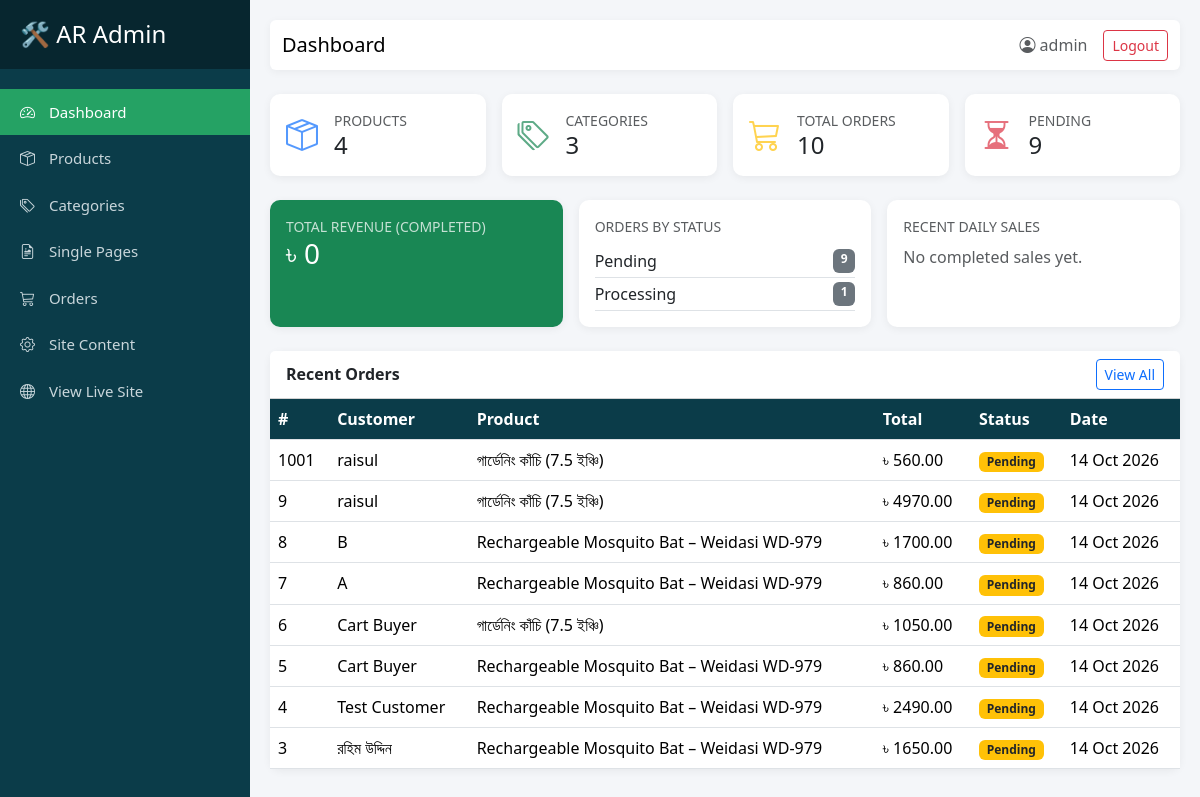
The app's page /dashboard/ (signed in), older data.
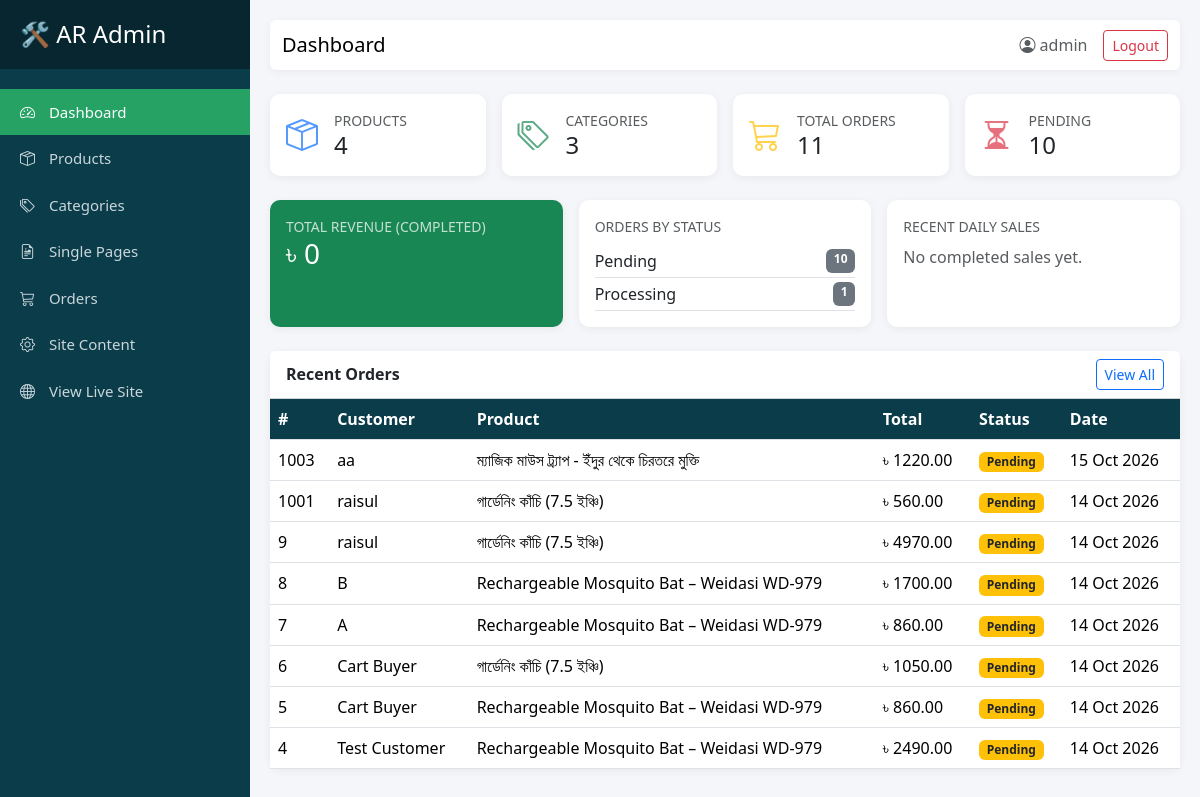
The same page, newer data.
### landingpage/models.py (models this page shows, shortened)
class Order(models.Model):
    STATUS_CHOICES = (
        ('Pending', 'Pending'),
        ('Processing', 'Processing'),
        ('Completed', 'Completed'),
        ('Cancelled', 'Cancelled'),
    )
    product = models.ForeignKey(Product, on_delete=models.SET_NULL, null=True, blank=True)
    landing_page = models.ForeignKey(SinglePage, on_delete=models.SET_NULL, null=True, blank=True, related_name='orders')
    package_name = models.CharField(max_length=255, blank=True, null=True)
    customer_name = models.CharField(max_length=100)
    phone_number = models.CharField(max_length=15)
    address = models.TextField()
    delivery_area = models.CharField(max_length=50, choices=[('Inside Dhaka', 'Inside Dhaka'), ('Outside Dhaka', 'Outside Dhaka')])
    quantity = models.IntegerField(default=1)
    sub_total = models.DecimalField(max_digits=10, decimal_places=2, default=0)
    delivery_charge = models.DecimalField(max_digits=10, decimal_places=2, default=0)
    total_bill = models.DecimalField(max_digits=10, decimal_places=2, default=0)
    status = models.CharField(max_length=20, choices=STATUS_CHOICES, default='Pending')
    created_at = models.DateTimeField(auto_now_add=True)

class Product(models.Model):
    title = models.CharField(max_length=200)
    slug = models.SlugField(max_length=200, unique=True, help_text="Unique URL link")
    description = models.TextField()
    regular_price = models.DecimalField(max_digits=10, decimal_places=2)
    discount_price = models.DecimalField(max_digits=10, decimal_places=2)
    image = models.ImageField(upload_to='products/', blank=True, null=True)
    video_url = models.URLField(blank=True, null=True, help_text="YouTube video embed link")
    delivery_inside_dhaka = models.IntegerField(default=60)
    delivery_outside_dhaka = models.IntegerField(default=120)
    category = models.ForeignKey(Category, on_delete=models.SET_NULL, null=True, blank=True, related_name='products')
    is_active = models.BooleanField(default=True, help_text="Uncheck to hide this product from the public site")
    badge = models.CharField(max_length=50, blank=True, help_text="Optional corner badge, e.g. 'বেস্ট সেলার' or 'নতুন'")
    rating = models.DecimalField(max_digits=2, decimal_places=1, default=5.0)
    reviews_count = models.IntegerField(default=0)
    highlights = models.TextField(blank=True, help_text="Enter one highlight per line. Shown in the product Quick View.")

class SinglePage(models.Model):
    title = models.CharField(max_length=200, help_text="Page title / Internal name")
    slug = models.SlugField(max_length=200, unique=True, help_text="Unique URL link, e.g. magic-mouse-trap")
    linked_product = models.ForeignKey(Product, on_delete=models.SET_NULL, null=True, blank=True, help_text="Optional linked product from inventory")
    is_active = models.BooleanField(default=True, help_text="Uncheck to temporarily hide this page")
    created_at = models.DateTimeField(auto_now_add=True)
    updated_at = models.DateTimeField(auto_now=True)
    announcement_text = models.CharField(max_length=255, default="🔥 সীমিত সময়ের অফার! স্টক শেষ হওয়ার আগেই অর্ডার করুন! 🔥")
    brand_name = models.CharField(max_length=100, blank=True, default="", help_text="Leave blank to use Site Name")
    header_cta_text = models.CharField(max_length=50, default="অর্ডার করুন")
    hero_title = models.CharField(max_length=255, default="ইঁদুরের যন্ত্রণায় অতিষ্ঠ? চিরতরে মুক্তি পান ম্যাজিক মাউস ট্র্যাপ দিয়ে!")
    hero_subtitle = models.TextField(blank=True, default="কোনো বিষ বা আঠা ছাড়া, ১০০% নিরাপদ এবং বারবার ব্যবহারযোগ্য।")
    hero_image = models.ImageField(upload_to='landingpages/', blank=True, null=True)
    video_url = models.URLField(blank=True, null=True, help_text="Optional YouTube embed link")
    auto_scroll_images = models.BooleanField(default=True, help_text="Automatically slide hero gallery images")
    auto_scroll_interval = models.PositiveIntegerField(default=3, help_text="Slide change interval in seconds")
    regular_price = models.DecimalField(max_digits=10, decimal_places=2, default=600)
    discount_price = models.DecimalField(max_digits=10, decimal_places=2, default=450)
    delivery_note = models.CharField(max_length=150, default="সারা বাংলাদেশে ক্যাশ অন ডেলিভারি!")
    hero_cta_text = models.CharField(max_length=50, default="এখনই অর্ডার করুন")
    features_title = models.CharField(max_length=200, default="কেন আমাদের মাউস ট্র্যাপ সেরা?")
    feature_1_icon = models.CharField(max_length=50, default="fas fa-leaf", help_text="FontAwesome icon class")
    feature_1_title = models.CharField(max_length=150, default="১০০% বিষমুক্ত ও নিরাপদ")
    feature_1_desc = models.TextField(default="বাচ্চা বা পোষা প্রাণীর জন্য কোনো ক্ষতিকর বিষ বা রাসায়নিক ব্যবহার করা হয়নি।")
    feature_2_icon = models.CharField(max_length=50, default="fas fa-sync-alt")
    feature_2_title = models.CharField(max_length=150, default="বারবার ব্যবহারযোগ্য")
    feature_2_desc = models.TextField(default="মজবুত প্লাস্টিক দিয়ে তৈরি, ধুয়ে বারবার ব্যবহার করা যায়। একবার কিনলেই চলবে বহুবছর।")
    feature_3_icon = models.CharField(max_length=50, default="fas fa-bolt")
    feature_3_title = models.CharField(max_length=150, default="তাত্ক্ষণিক সমাধান")
    feature_3_desc = models.TextField(default="শক্তিশালী স্প্রিং মেকানিজমের কারণে ইঁদুর ধরা পড়ে চোখের পলকে, পালানোর কোনো সুযোগ নেই।")
    feature_4_icon = models.CharField(max_length=50, default="fas fa-hand-sparkles")
    feature_4_title = models.CharField(max_length=150, default="পরিষ্কার করা সহজ")
    feature_4_desc = models.TextField(default="মৃত ইঁদুর হাত দিয়ে না ধরেই সহজে ফেলে দেওয়া যায়, যা অত্যন্ত স্বাস্থ্যকর।")
    delivery_inside_dhaka = models.IntegerField(default=60)
    delivery_outside_dhaka = models.IntegerField(default=120)
    form_title = models.CharField(max_length=200, default="অর্ডার কনফার্ম করতে নিচের ফর্মটি পূরণ করুন")
    submit_button_text = models.CharField(max_length=100, default="অর্ডার কনফার্ম করুন")
    footer_helpline = models.CharField(max_length=50, blank=True, default="", help_text="Leave blank to use Site Helpline")
    footer_email = models.CharField(max_length=100, blank=True, default="", help_text="Support email")
    footer_copyright = models.CharField(max_length=200, blank=True, default="")
    class Meta:
        ordering = ['-created_at']

### custom_admin/views.py (the view)
# urls.py: path('dashboard/', include('custom_admin.urls')),
@login_required(login_url='custom_admin:login')
@user_passes_test(is_staff_user, login_url='custom_admin:login')
def dashboard(request):
    total_products = Product.objects.count()
    total_categories = Category.objects.count()
    total_orders = Order.objects.count()
    pending_orders = Order.objects.filter(status='Pending').count()
    total_revenue = Order.objects.filter(status='Completed').aggregate(Sum('total_bill'))['total_bill__sum'] or 0
    recent_orders = Order.objects.select_related('product', 'landing_page').order_by('-created_at')[:8]
    orders_by_status = Order.objects.values('status').annotate(count=Count('id')).order_by('status')
    daily_sales = (
        Order.objects.filter(status='Completed')
        .annotate(day=TruncDate('created_at'))
        .values('day')
        .annotate(total=Sum('total_bill'))
        .order_by('-day')[:7]
    )
    context = {
        'total_products': total_products,
        'total_categories': total_categories,
        'total_orders': total_orders,
        'pending_orders': pending_orders,
        'total_revenue': total_revenue,
        'recent_orders': recent_orders,
        'orders_by_status': orders_by_status,
        'daily_sales': list(reversed(list(daily_sales))),
    }
    return render(request, 'custom_admin/dashboard.html', context)

### custom_admin/views.py (called while the page is built)
def is_staff_user(user):
    return user.is_active and user.is_staff

### custom_admin/templates/custom_admin/dashboard.html (shortened to what the changed rows need)
{% extends 'custom_admin/base.html' %}
{% block content %}
<div class="row g-3 mb-4">
    <div class="col-md-3 col-sm-6">
        <div class="card stat-card h-100">
            <div class="card-body d-flex align-items-center">
                <div>
                    <div class="text-muted text-uppercase small">Total Orders</div>
                    <div class="h4 mb-0">{{ total_orders }}</div>
                </div>
            </div>
        </div>
    </div>
    <div class="col-md-3 col-sm-6">
        <div class="card stat-card h-100">
            <div class="card-body d-flex align-items-center">
                <div>
                    <div class="text-muted text-uppercase small">Pending</div>
                    <div class="h4 mb-0">{{ pending_orders }}</div>
                </div>
            </div>
        </div>
    </div>
</div>
<div class="row g-3 mb-4">
    <div class="col-md-4">
        <div class="card stat-card h-100">
            <div class="card-body">
                {% for row in orders_by_status %}
                    <div class="d-flex justify-content-between border-bottom py-1">
                        <span>{{ row.status }}</span>
                        <span class="badge bg-secondary">{{ row.count }}</span>
                    </div>
                {% empty %}
                    <p class="text-muted mb-0">No orders yet.</p>
                {% endfor %}
            </div>
        </div>
    </div>
</div>
<div class="card stat-card">
    <div class="card-body p-0">
        <div class="table-responsive">
            <table class="table table-hover mb-0 align-middle">
                <thead>
                    <tr>
                        <th>#</th>
                        <th>Customer</th>
                        <th>Product</th>
                        <th>Total</th>
                        <th>Status</th>
                        <th>Date</th>
                    </tr>
                </thead>
                <tbody>
                    {% for order in recent_orders %}
                    <tr>
                        <td>{{ order.id }}</td>
                        <td>{{ order.customer_name }}</td>
                        <td>
                            {% if order.product %}
                                {{ order.product.title }}
                            {% elif order.landing_page %}
                                {{ order.landing_page.title }}
                            {% elif order.package_name %}
                                {{ order.package_name }}
                            {% else %}
                                —
                            {% endif %}
                        </td>
                        <td>৳ {{ order.total_bill }}</td>
                        <td>
                            {% if order.status == 'Completed' %}<span class="badge bg-success">Completed</span>
                            {% elif order.status == 'Pending' %}<span class="badge bg-warning text-dark">Pending</span>
                            {% elif order.status == 'Processing' %}<span class="badge bg-info text-dark">Processing</span>
                            {% else %}<span class="badge bg-danger">Cancelled</span>{% endif %}
                        </td>
                        <td>{{ order.created_at|date:"d M Y" }}</td>
                    </tr>
                    {% empty %}
                    <tr><td colspan="6" class="text-center text-muted py-4">No orders yet.</td></tr>
                    {% endfor %}
                </tbody>
            </table>
        </div>
    </div>
</div>
{% endblock %}

Row changes from the older to the newer data that the page shows:
no longer on this page (row unchanged): Order: id "3", customer_name "রহিম উদ্দিন", product "Rechargeable Mosquito Bat – Weidasi WD-979", total_bill "1650.00", status "Pending", created_at "14 Oct 2026"
added Order: id "1003", customer_name "aa", landing_page "ম্যাজিক মাউস ট্র্যাপ - ইঁদুর থেকে চিরতরে মুক্তি", total_bill "1220.00", status "Pending", created_at "15 Oct 2026"
Text that changed along with them:
{{ total_orders }}: "10" → "11"
{{ pending_orders }}: "9" → "10"
new list line: "Pending 10"
list line gone: "Pending 9"
